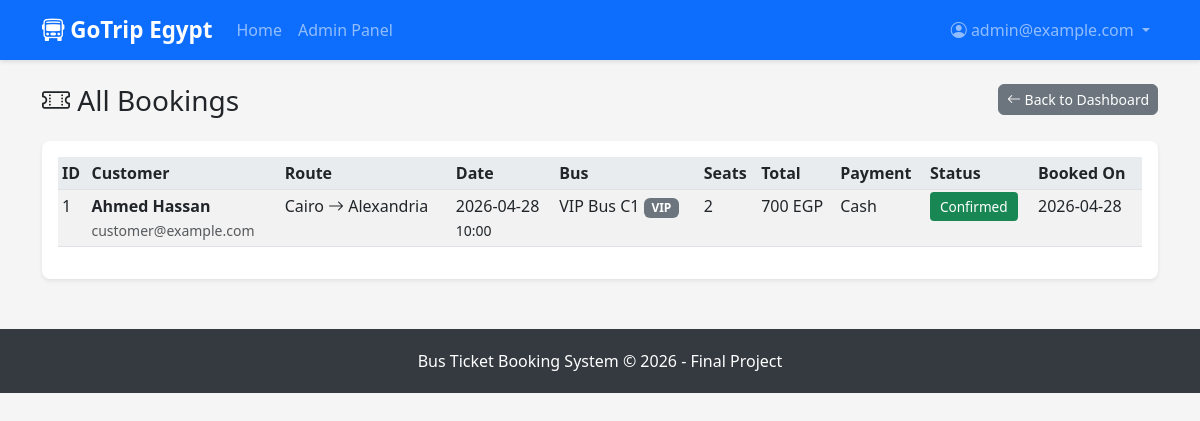
Screenshot of /admin/bookings (signed in) with the database file from the repository.
### tables this page shows
CREATE TABLE bookings (
        id INTEGER PRIMARY KEY AUTOINCREMENT,
        user_id INTEGER NOT NULL,
        trip_id INTEGER NOT NULL,
        seats_count INTEGER NOT NULL,
        total_price REAL NOT NULL,
        booking_date TEXT NOT NULL,  -- YYYY-MM-DD
        status TEXT DEFAULT 'Confirmed',  -- 'Confirmed' or 'Cancelled'
        payment_id INTEGER,  -- FK to payments table
        FOREIGN KEY (user_id) REFERENCES users(id),
        FOREIGN KEY (trip_id) REFERENCES trips(id)
    );

CREATE TABLE users (
        id INTEGER PRIMARY KEY AUTOINCREMENT,
        full_name TEXT NOT NULL,
        email TEXT UNIQUE NOT NULL,
        password TEXT NOT NULL,
        phone TEXT,
        role TEXT DEFAULT 'customer'  -- 'admin' or 'customer'
    );

CREATE TABLE cities (
        id INTEGER PRIMARY KEY AUTOINCREMENT,
        name TEXT UNIQUE NOT NULL
    );

CREATE TABLE trips (
        id INTEGER PRIMARY KEY AUTOINCREMENT,
        from_city_id INTEGER NOT NULL,
        to_city_id INTEGER NOT NULL,
        bus_id INTEGER NOT NULL,
        travel_date TEXT NOT NULL,  -- YYYY-MM-DD
        departure_time TEXT NOT NULL,  -- HH:MM
        arrival_time TEXT NOT NULL,    -- HH:MM
        price REAL NOT NULL,
        available_seats INTEGER NOT NULL,
        FOREIGN KEY (from_city_id) REFERENCES cities(id),
        FOREIGN KEY (to_city_id) REFERENCES cities(id),
        FOREIGN KEY (bus_id) REFERENCES buses(id)
    );

CREATE TABLE buses (
        id INTEGER PRIMARY KEY AUTOINCREMENT,
        bus_name TEXT NOT NULL,
        bus_type TEXT NOT NULL,  -- Economy, Deluxe, VIP
        total_seats INTEGER NOT NULL
    );

CREATE TABLE payment_methods (
        id INTEGER PRIMARY KEY AUTOINCREMENT,
        name TEXT NOT NULL,
        description TEXT,
        is_active INTEGER DEFAULT 1
    );

### app.py (the view)
@app.route('/admin/bookings')
@login_required
@role_required('admin')
def all_bookings():
    conn = get_db()
    bookings = conn.execute('''
        SELECT
            bookings.*,
            users.full_name as customer_name,
            users.email as customer_email,
            c1.name as from_city,
            c2.name as to_city,
            trips.travel_date,
            trips.departure_time,
            buses.bus_name,
            buses.bus_type,
            payment_methods.name as payment_method,
            payments.payment_date
        FROM bookings
        JOIN users ON bookings.user_id = users.id
        JOIN trips ON bookings.trip_id = trips.id
        JOIN cities c1 ON trips.from_city_id = c1.id
        JOIN cities c2 ON trips.to_city_id = c2.id
        JOIN buses ON trips.bus_id = buses.id
        LEFT JOIN payments ON bookings.payment_id = payments.id
        LEFT JOIN payment_methods ON payments.method_id = payment_methods.id
        ORDER BY bookings.booking_date DESC, bookings.id DESC
    ''').fetchall()
    conn.close()
    return render_template('all_bookings.html', bookings=bookings)

### app.py (called while the page is built)
def get_db():
    conn = sqlite3.connect('database.db')
    conn.row_factory = sqlite3.Row
    return conn

def login_required(f):
    @wraps(f)
    def decorated_function(*args, **kwargs):
        if 'user_id' not in session:
            flash('Please login first.', 'warning')
            return redirect(url_for('login'))
        return f(*args, **kwargs)
    return decorated_function

def role_required(role):
    def decorator(f):
        @wraps(f)
        def decorated_function(*args, **kwargs):
            if 'user_id' not in session:
                flash('Please login first.', 'warning')
                return redirect(url_for('login'))
            if session.get('user_role') != role:
                flash('Access denied.', 'danger')
                return redirect(url_for('index'))
            return f(*args, **kwargs)
        return decorated_function
    return decorator

@app.after_request
def add_security_headers(response):
    response.headers['X-Content-Type-Options'] = 'nosniff'
    response.headers['X-Frame-Options'] = 'DENY'
    response.headers['X-XSS-Protection'] = '1; mode=block'
    response.headers['Strict-Transport-Security'] = 'max-age=31536000; includeSubDomains'
    response.headers['Content-Security-Policy'] = "default-src 'self'; script-src 'self' 'unsafe-inline' https://cdn.jsdelivr.net; style-src 'self' 'unsafe-inline' https://cdn.jsdelivr.net; font-src 'self' https://cdn.jsdelivr.net; img-src 'self' data:;"
    return response

### templates/all_bookings.html (shortened to what this page needs)
{% extends 'base.html' %}
{% block content %}
<div class="container mt-4">
    <div class="row mb-3">
        <div class="col-md-6">
            <h3><i class="bi bi-ticket-perforated"></i> All Bookings</h3>
        </div>
        <div class="col-md-6 text-end">
            <a href="{{ url_for('admin_dashboard') }}" class="btn btn-secondary btn-sm">
                <i class="bi bi-arrow-left"></i> Back to Dashboard
            </a>
        </div>
    </div>
    <div class="card">
        <div class="card-body">
            <div class="table-responsive">
                <table class="table table-striped table-sm">
                    <thead>
                        <tr>
                            <th>ID</th>
                            <th>Customer</th>
                            <th>Route</th>
                            <th>Date</th>
                            <th>Bus</th>
                            <th>Seats</th>
                            <th>Total</th>
                            <th>Payment</th>
                            <th>Status</th>
                            <th>Booked On</th>
                        </tr>
                    </thead>
                    <tbody>
                        {% for booking in bookings %}
                        <tr>
                            <td>{{ booking.id }}</td>
                            <td>
                                <strong>{{ booking.customer_name | escape }}</strong><br>
                                <small class="text-muted">{{ booking.customer_email | escape }}</small>
                            </td>
                            <td>{{ booking.from_city | escape }} <i class="bi bi-arrow-right"></i> {{ booking.to_city | escape }}</td>
                            <td>{{ booking.travel_date }}<br><small>{{ booking.departure_time }}</small></td>
                            <td>{{ booking.bus_name | escape }} <span class="badge bg-secondary">{{ booking.bus_type | escape }}</span></td>
                            <td>{{ booking.seats_count }}</td>
                            <td>{{ "%.0f"|format(booking.total_price) }} EGP</td>
                            <td>{{ booking.payment_method | escape or 'N/A' }}</td>
                            <td>
                                {% if booking.status == 'Confirmed' %}
                                <span class="badge-confirmed">Confirmed</span>
                                {% else %}
                                <span class="badge-cancelled">Cancelled</span>
                                {% endif %}
                            </td>
                            <td>{{ booking.booking_date }}</td>
                        </tr>
                        {% endfor %}
                    </tbody>
                </table>
            </div>
        </div>
    </div>
</div>
{% endblock %}

### templates/base.html (shortened to what this page needs)
<!DOCTYPE html>
<html lang="en">
<head>
    <link href="https://cdn.jsdelivr.net/npm/bootstrap@5.3.0/dist/css/bootstrap.min.css" rel="stylesheet">
    <link rel="stylesheet" href="{{ url_for('static', filename='style.css') }}">
    <link rel="stylesheet" href="https://cdn.jsdelivr.net/npm/bootstrap-icons@1.10.0/font/bootstrap-icons.css">
</head>
<body>
    <nav class="navbar navbar-expand-lg navbar-dark bg-primary">
        <div class="container">
            <a class="navbar-brand" href="{{ url_for('index') }}">
                <i class="bi bi-bus-front"></i> GoTrip Egypt
            </a>
            <div class="collapse navbar-collapse" id="navbarNav">
                <ul class="navbar-nav me-auto">
                    <li class="nav-item">
                        <a class="nav-link" href="{{ url_for('index') }}">Home</a>
                    </li>
                    {% if session.get('user_role') == 'admin' %}
                    <li class="nav-item">
                        <a class="nav-link" href="{{ url_for('admin_dashboard') }}">Admin Panel</a>
                    </li>
                    {% endif %}
                </ul>
                <ul class="navbar-nav">
                    {% if session.get('user_id') %}
                    <li class="nav-item dropdown">
                        <a class="nav-link dropdown-toggle" href="#" data-bs-toggle="dropdown">
                            <i class="bi bi-person-circle"></i> {{ session.get('user_name', 'User') | escape }}
                        </a>
                    </li>
                    {% endif %}
                </ul>
            </div>
        </div>
    </nav>
    {% block content %}{% endblock %}
    <div class="footer">
        <div class="container">
            <p class="mb-0">Bus Ticket Booking System &copy; 2026 - Final Project</p>
        </div>
    </div>
</body>
</html>

### static/style.css (style rules this page uses)
body { background-color: #f5f5f5; font-family: 'Segoe UI', Tahoma, Geneva, Verdana, sans-serif; }
.navbar { box-shadow: 0 2px 4px rgba(0,0,0,0.1); }
.navbar-brand { font-weight: bold; font-size: 1.4rem; }
.card { border: none; border-radius: 8px; box-shadow: 0 2px 4px rgba(0,0,0,0.08); margin-bottom: 20px; }
.table th { background-color: #e9ecef; font-weight: 600; }
.btn { border-radius: 6px; }
.footer { margin-top: 50px; padding: 20px 0; background-color: #343a40; color: white; text-align: center; }
.badge-confirmed { background-color: #198754; color: white; padding: 5px 10px; border-radius: 4px; font-size: 0.85rem; }

### rows the page displays
bookings: id "1", customer_name "Ahmed Hassan", customer_email "customer@example.com", from_city "Cairo", to_city "Alexandria", travel_date "2026-04-28", departure_time "10:00", bus_name "VIP Bus C1", bus_type "VIP", seats_count "2", total_price "700", payment_method "Cash", status "Confirmed", booking_date "2026-04-28"

### other values shown
{{ session.get('user_name', 'User') | escape }} "admin@example.com"
